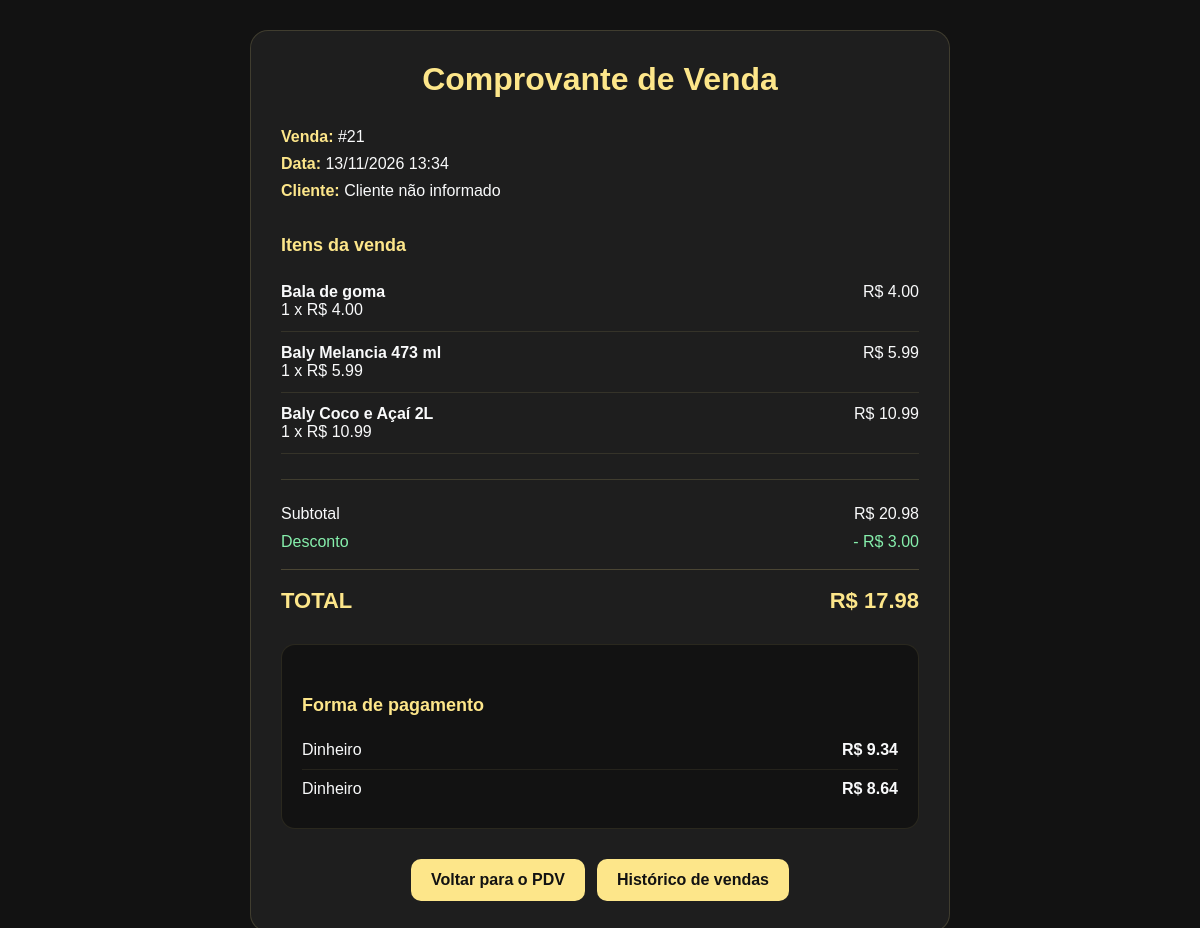
The page /pdv/venda/21 (signed in) on the database its author committed.
### app/models/venda.py (models this page shows, shortened)
class Venda(Base):
    __tablename__ = "vendas"
    id = Column(Integer, primary_key=True, index=True)
    cliente_id = Column(
        Integer,
        ForeignKey("clientes.id", ondelete="SET NULL"),
        nullable=True
    )
    usuario_id = Column(
        Integer,
        ForeignKey("usuarios.id", ondelete="SET NULL"),
        nullable=True
    )
    total_bruto = Column(
        Float,
        nullable=False,
        default=0.0
    )
    total_liquido = Column(
        Float,
        nullable=False,
        default=0.0
    )
    desconto = Column(
        Float,
        nullable=False,
        default=0.0
    )
    tipo_desconto = Column(
        String(20),
        nullable=True
    )
    forma_pagamento_1 = Column(
        String(50),
        nullable=True
    )
    valor_pagamento_1 = Column(
        Float,
        nullable=False,
        default=0.0
    )
    forma_pagamento_2 = Column(
        String(50),
        nullable=True
    )
    valor_pagamento_2 = Column(
        Float,
        nullable=False,
        default=0.0
    )
    observacao = Column(
        String(255),
        nullable=True
    )
    criado_em = Column(
        DateTime,
        server_default=func.now()
    )
    cliente = relationship(
        "Cliente",
        back_populates="vendas"
    )
    usuario = relationship(
        "Usuario",
        backref="vendas"
    )
    itens = relationship(
        "ItemVenda",
        back_populates="venda",
        cascade="all, delete-orphan"
    )

class ItemVenda(Base):
    __tablename__ = "itens_venda"
    id = Column(
        Integer,
        primary_key=True,
        index=True
    )
    venda_id = Column(
        Integer,
        ForeignKey("vendas.id", ondelete="CASCADE"),
        nullable=False
    )
    produto_id = Column(
        Integer,
        ForeignKey("produtos.id", ondelete="SET NULL"),
        nullable=True
    )
    produto_nome = Column(
        String(150),
        nullable=False
    )
    quantidade = Column(
        Integer,
        nullable=False
    )
    preco_unitario = Column(
        Float,
        nullable=False
    )
    venda = relationship(
        "Venda",
        back_populates="itens"
    )
    produto = relationship(
        "Produto",
        backref="itens_venda"
    )

### app/controllers/pdv_controller.py (the view)
@router.get("/venda/{venda_id}")
def detalhe_venda(
    venda_id: int,
    request: Request,
    db: Session = Depends(get_db),
    usuario=Depends(get_usuario_logado)
):
    venda = (
        db.query(Venda)
        .filter(Venda.id == venda_id)
        .first()
    )
    if not venda:
        return RedirectResponse(
            url="/pdv/",
            status_code=303
        )
    return templates.TemplateResponse(
        request,
        "pdv/comprovante.html",
        {
            "request": request,
            "usuario": usuario,
            "venda": venda
        }
    )

### app/templates/pdv/comprovante.html (shortened to what this page needs)
<!DOCTYPE html>
<html lang="pt-BR">
<head>
</head>
<body>
    <div class="comprovante">
        <h1>Comprovante de Venda</h1>
        <div class="informacoes">
            <div>
                <strong>Venda:</strong>
                #{{ venda.id }}
            </div>
            <div>
                <strong>Data:</strong>
                {{ venda.criado_em.strftime("%d/%m/%Y %H:%M") if venda.criado_em else "-" }}
            </div>
            <div>
                <strong>Cliente:</strong>
                {% if venda.cliente %}
                    {{ venda.cliente.nome }}
                {% else %}
                    Cliente não informado
                {% endif %}
            </div>
        </div>
        <h2>Itens da venda</h2>
        {% for item in venda.itens %}
        <div class="item">
            <div class="item-nome">
                <strong>{{ item.produto_nome }}</strong>
                <br>
                {{ item.quantidade }} x
                R$ {{ "%.2f"|format(item.preco_unitario) }}
            </div>
            <div class="item-valor">
                R$ {{ "%.2f"|format(item.subtotal) }}
            </div>
        </div>
        {% endfor %}
        <div class="totais">
            <div class="total-linha">
                <span>Subtotal</span>
                <span>
                    R$ {{ "%.2f"|format(venda.total_bruto) }}
                </span>
            </div>
            {% if venda.desconto and venda.desconto > 0 %}
            <div class="total-linha desconto">
                <span>Desconto</span>
                <span>
                    - R$ {{ "%.2f"|format(venda.desconto) }}
                </span>
            </div>
            {% endif %}
            <div class="total-final">
                <span>TOTAL</span>
                <span>
                    R$ {{ "%.2f"|format(venda.total_liquido) }}
                </span>
            </div>
        </div>
        <div class="pagamentos">
            <h2>Forma de pagamento</h2>
            {% if venda.forma_pagamento_1 %}
            <div class="pagamento">
                <span class="forma-pagamento">
                    {% if venda.forma_pagamento_1 == "dinheiro" %}
                        Dinheiro
                    {% elif venda.forma_pagamento_1 == "pix" %}
                        PIX
                    {% elif venda.forma_pagamento_1 == "cartao_credito" %}
                        Cartão de crédito
                    {% elif venda.forma_pagamento_1 == "cartao_debito" %}
                        Cartão de débito
                    {% else %}
                        {{ venda.forma_pagamento_1 }}
                    {% endif %}
                </span>
                <strong>
                    R$ {{ "%.2f"|format(venda.valor_pagamento_1) }}
                </strong>
            </div>
            {% endif %}
            {% if venda.forma_pagamento_2 and venda.valor_pagamento_2 > 0 %}
            <div class="pagamento">
                <span class="forma-pagamento">
                    {% if venda.forma_pagamento_2 == "dinheiro" %}
                        Dinheiro
                    {% elif venda.forma_pagamento_2 == "pix" %}
                        PIX
                    {% elif venda.forma_pagamento_2 == "cartao_credito" %}
                        Cartão de crédito
                    {% elif venda.forma_pagamento_2 == "cartao_debito" %}
                        Cartão de débito
                    {% else %}
                        {{ venda.forma_pagamento_2 }}
                    {% endif %}
                </span>
                <strong>
                    R$ {{ "%.2f"|format(venda.valor_pagamento_2) }}
                </strong>
            </div>
            {% endif %}
        </div>
        <div class="botoes">
            <a href="/pdv/" class="botao">
                Voltar para o PDV
            </a>
            <a href="/pdv/historico" class="botao">
                Histórico de vendas
            </a>
        </div>
    </div>
</body>
</html>

### app/templates/pdv/comprovante.html (style rules this page uses)
body { margin: 0; padding: 30px; background: #121212; color: #F9FAFB; font-family: Arial, sans-serif; }
.comprovante { max-width: 700px; margin: 0 auto; background: #1E1E1E; border: 1px solid rgba(253, 230, 138, 0.15); border-radius: 18px; padding: 30px; box-sizing: border-box; }
h1 { text-align: center; color: #FDE68A; margin-top: 0; margin-bottom: 25px; }
h2 { color: #FDE68A; font-size: 18px; margin-top: 30px; margin-bottom: 15px; }
.informacoes { margin-bottom: 25px; line-height: 1.7; }
.informacoes strong { color: #FDE68A; }
.item { display: flex; justify-content: space-between; gap: 20px; padding: 12px 0; border-bottom: 1px solid rgba(253, 230, 138, 0.10); }
.item-nome { flex: 1; }
.item-valor { white-space: nowrap; }
.totais { margin-top: 25px; padding-top: 15px; border-top: 1px solid rgba(253, 230, 138, 0.15); }
.total-linha { display: flex; justify-content: space-between; gap: 20px; margin: 10px 0; }
.desconto { color: #86EFAC; }
.total-final { display: flex; justify-content: space-between; gap: 20px; margin-top: 18px; padding-top: 18px; border-top: 1px solid rgba(253, 230, 138, 0.20); color: #FDE68A; font-size: 22px; font-weight: bold; }
.pagamentos { margin-top: 30px; padding: 20px; background: #121212; border-radius: 14px; border: 1px solid rgba(253, 230, 138, 0.10); }
.pagamento { display: flex; justify-content: space-between; gap: 20px; padding: 10px 0; border-bottom: 1px solid rgba(253, 230, 138, 0.08); }
.pagamento:last-child { border-bottom: none; }
.forma-pagamento { text-transform: capitalize; }
.botoes { display: flex; justify-content: center; gap: 12px; margin-top: 30px; }
.botao { display: inline-block; padding: 12px 20px; border-radius: 10px; text-decoration: none; background: #FDE68A; color: #121212; font-weight: bold; transition: 0.2s; }

### rows shown on the page
Venda: id "21", criado_em "13/11/2026 13:34", total_bruto "20.98", desconto "3.00", total_liquido "17.98", valor_pagamento_1 "9.34", valor_pagamento_2 "8.64"
ItemVenda: produto_nome "Bala de goma", quantidade "1", preco_unitario "4.00", subtotal "4.00"
ItemVenda: produto_nome "Baly Melancia 473 ml", quantidade "1", preco_unitario "5.99", subtotal "5.99"
ItemVenda: produto_nome "Baly Coco e Açaí 2L", quantidade "1", preco_unitario "10.99", subtotal "10.99"
